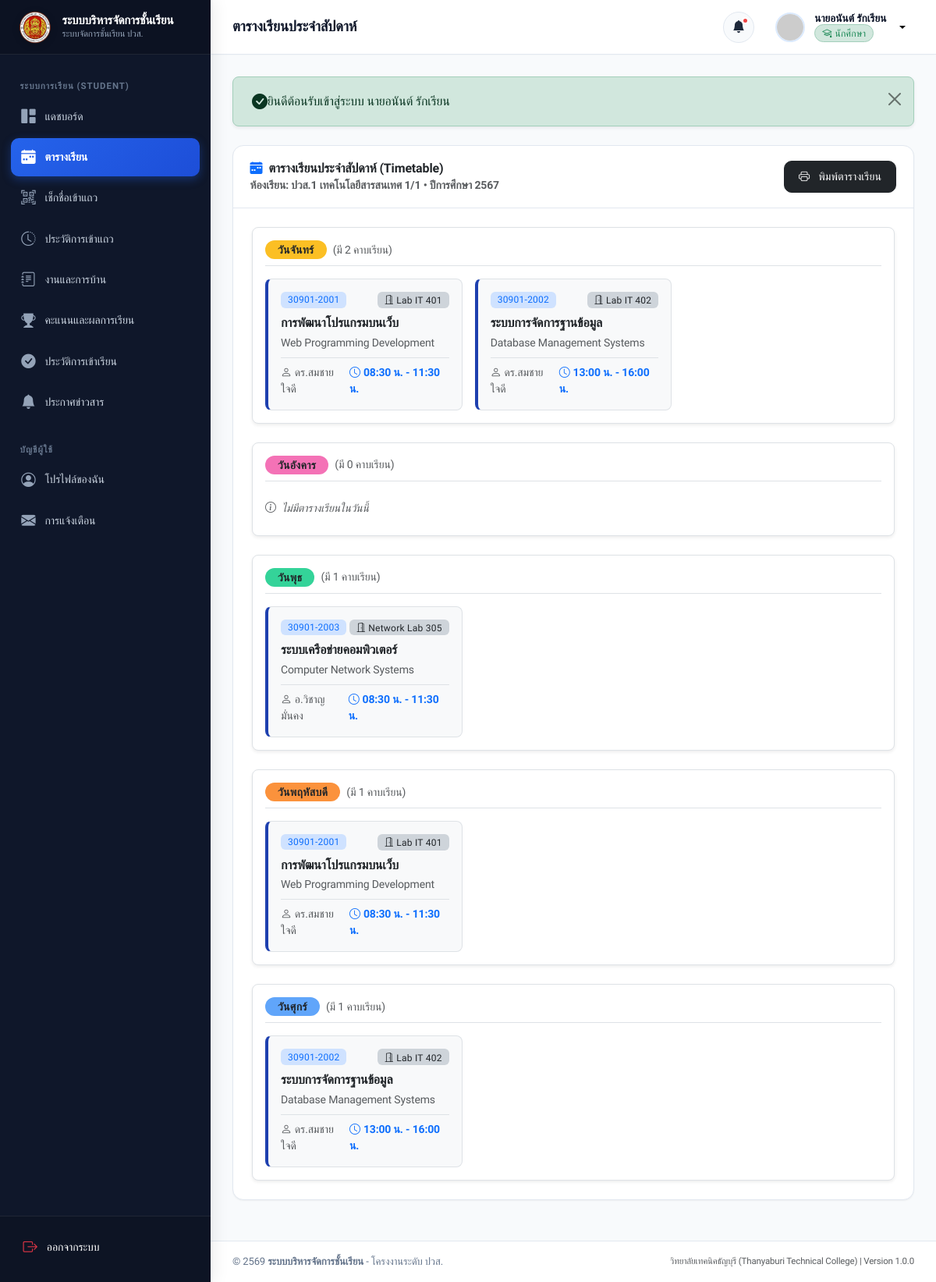
The app's page /student/schedule.php (signed in) with its own data.
### tables this page shows
CREATE TABLE `classrooms` (
  `id` INT AUTO_INCREMENT PRIMARY KEY,
  `name` VARCHAR(100) NOT NULL,
  `level` VARCHAR(20) NOT NULL,
  `department` VARCHAR(100) NOT NULL DEFAULT 'แผนกวิชาเทคโนโลยีสารสนเทศ',
  `academic_year` VARCHAR(10) NOT NULL DEFAULT '2567',
  `homeroom_teacher_id` INT DEFAULT NULL,
  `description` VARCHAR(255) DEFAULT NULL,
  `created_at` DATETIME NOT NULL DEFAULT CURRENT_TIMESTAMP,
  `updated_at` DATETIME NOT NULL DEFAULT CURRENT_TIMESTAMP ON UPDATE CURRENT_TIMESTAMP
);

CREATE TABLE `schedules` (
  `id` INT AUTO_INCREMENT PRIMARY KEY,
  `subject_id` INT NOT NULL,
  `classroom_id` INT NOT NULL,
  `day_of_week` TINYINT NOT NULL COMMENT '1=จันทร์, 2=อังคาร, 3=พุธ, 4=พฤหัสบดี, 5=ศุกร์',
  `start_time` TIME NOT NULL,
  `end_time` TIME NOT NULL,
  `room_number` VARCHAR(50) NOT NULL,
  `created_at` DATETIME NOT NULL DEFAULT CURRENT_TIMESTAMP,
  `updated_at` DATETIME NOT NULL DEFAULT CURRENT_TIMESTAMP ON UPDATE CURRENT_TIMESTAMP,
  CONSTRAINT `fk_schedules_subject` FOREIGN KEY (`subject_id`) REFERENCES `subjects` (`id`) ON DELETE CASCADE,
  CONSTRAINT `fk_schedules_classroom` FOREIGN KEY (`classroom_id`) REFERENCES `classrooms` (`id`) ON DELETE CASCADE,
  INDEX `idx_schedules_day` (`day_of_week`)
);

CREATE TABLE `subjects` (
  `id` INT AUTO_INCREMENT PRIMARY KEY,
  `subject_code` VARCHAR(20) NOT NULL,
  `name_th` VARCHAR(100) NOT NULL,
  `name_en` VARCHAR(100) DEFAULT NULL,
  `credits` DECIMAL(3,1) NOT NULL DEFAULT 3.0,
  `description` TEXT DEFAULT NULL,
  `teacher_id` INT NOT NULL,
  `classroom_id` INT NOT NULL,
  `term` VARCHAR(10) NOT NULL DEFAULT '1',
  `academic_year` VARCHAR(10) NOT NULL DEFAULT '2567',
  `created_at` DATETIME NOT NULL DEFAULT CURRENT_TIMESTAMP,
  `updated_at` DATETIME NOT NULL DEFAULT CURRENT_TIMESTAMP ON UPDATE CURRENT_TIMESTAMP,
  CONSTRAINT `fk_subjects_teacher` FOREIGN KEY (`teacher_id`) REFERENCES `teachers` (`id`) ON DELETE CASCADE,
  CONSTRAINT `fk_subjects_classroom` FOREIGN KEY (`classroom_id`) REFERENCES `classrooms` (`id`) ON DELETE CASCADE,
  INDEX `idx_subjects_code` (`subject_code`)
);

CREATE TABLE `users` (
  `id` INT AUTO_INCREMENT PRIMARY KEY,
  `username` VARCHAR(50) NOT NULL UNIQUE,
  `password` VARCHAR(255) NOT NULL,
  `role` ENUM('admin', 'teacher', 'student') NOT NULL DEFAULT 'student',
  `email` VARCHAR(100) NOT NULL UNIQUE,
  `full_name` VARCHAR(100) NOT NULL,
  `phone` VARCHAR(20) DEFAULT NULL,
  `avatar` VARCHAR(255) DEFAULT NULL,
  `status` ENUM('active', 'inactive') NOT NULL DEFAULT 'active',
  `created_at` DATETIME NOT NULL DEFAULT CURRENT_TIMESTAMP,
  `updated_at` DATETIME NOT NULL DEFAULT CURRENT_TIMESTAMP ON UPDATE CURRENT_TIMESTAMP,
  INDEX `idx_users_role` (`role`),
  INDEX `idx_users_status` (`status`)
);

### student/schedule.php (the view, shortened to what this page needs)
<?php
require_once __DIR__ . '/../includes/auth.php';
require_once __DIR__ . '/../includes/functions.php';
$currentUser = getCurrentUser();
$classroomId = $currentUser['classroom_id'] ?? 0;
try {
    $stmtClass = $pdo->prepare("SELECT * FROM classrooms WHERE id = ?");
    $stmtClass->execute([$classroomId]);
    $classroom = $stmtClass->fetch();
    $stmtSched = $pdo->prepare("
        SELECT sc.*, s.subject_code, s.name_th as subject_name, s.name_en, s.credits,
               u.full_name as teacher_name
        FROM schedules sc
        JOIN subjects s ON sc.subject_id = s.id
        JOIN teachers t ON s.teacher_id = t.id
        JOIN users u ON t.user_id = u.id
        WHERE sc.classroom_id = ?
        ORDER BY sc.day_of_week ASC, sc.start_time ASC
    ");
    $stmtSched->execute([$classroomId]);
    $allSchedules = $stmtSched->fetchAll();
    $groupedByDay = [
        1 => ['name' => 'วันจันทร์',    'color' => '#fbbf24', 'classes' => []],
        2 => ['name' => 'วันอังคาร',    'color' => '#f472b6', 'classes' => []],
        3 => ['name' => 'วันพุธ',      'color' => '#34d399', 'classes' => []],
        4 => ['name' => 'วันพฤหัสบดี', 'color' => '#fb923c', 'classes' => []],
        5 => ['name' => 'วันศุกร์',     'color' => '#60a5fa', 'classes' => []]
    ];
    foreach ($allSchedules as $sc) {
        $day = (int)$sc['day_of_week'];
        if (isset($groupedByDay[$day])) {
            $groupedByDay[$day]['classes'][] = $sc;
        }
    }
} catch (PDOException $e) {
    $dbError = $e->getMessage();
}
require_once __DIR__ . '/../includes/header.php';
require_once __DIR__ . '/../includes/sidebar.php';
require_once __DIR__ . '/../includes/navbar.php';
?>
<div class="card mb-4">
    <div class="card-header flex-column flex-md-row gap-3 align-items-start align-items-md-center">
        <div>
            <h5 class="card-title mb-0"><i class="bi bi-calendar-week-fill text-primary"></i> ตารางเรียนประจำสัปดาห์ (Timetable)</h5>
            <div class="small text-muted">ห้องเรียน: <strong><?= htmlspecialchars($classroom['name'] ?? '-') ?></strong> &bull; ปีการศึกษา 2567</div>
        </div>
        <div class="no-print">
            <button type="button" class="btn btn-dark btn-sm" onclick="printReport()">
                <i class="bi bi-printer me-1"></i> พิมพ์ตารางเรียน
            </button>
        </div>
    </div>
    <div class="card-body p-4">
        <div class="row g-4">
            <?php foreach ($groupedByDay as $dayNum => $dayData): ?>
                <div class="col-12">
                    <div class="border rounded-3 p-3 bg-white shadow-sm">
                        <div class="d-flex align-items-center justify-content-between mb-3 pb-2 border-bottom">
                            <div class="d-flex align-items-center gap-2">
                                <span class="badge px-3 py-1.5 rounded-pill text-dark fw-bold" style="background-color: <?= $dayData['color'] ?>; font-size: 0.88rem;">
                                    <?= $dayData['name'] ?>
                                </span>
                                <span class="small text-muted">(มี <?= count($dayData['classes']) ?> คาบเรียน)</span>
                            </div>
                        </div>
                        <?php if (empty($dayData['classes'])): ?>
                            <div class="text-muted small py-2 fst-italic">
                                <i class="bi bi-info-circle me-1"></i> ไม่มีตารางเรียนในวันนี้
                            </div>
                        <?php else: ?>
                            <div class="row g-3">
                                <?php foreach ($dayData['classes'] as $cls): ?>
                                    <div class="col-md-6 col-lg-4">
                                        <div class="p-3 rounded-3 border bg-light h-100 position-relative" style="border-left: 4px solid var(--primary) !important;">
                                            <div class="d-flex justify-content-between align-items-start mb-2">
                                                <span class="badge bg-primary-subtle text-primary"><?= htmlspecialchars($cls['subject_code']) ?></span>
                                                <span class="badge bg-dark-subtle text-dark">
                                                    <i class="bi bi-door-open me-0.5"></i> <?= htmlspecialchars($cls['room_number']) ?>
                                                </span>
                                            </div>
                                            <h6 class="fw-bold text-dark mb-1"><?= htmlspecialchars($cls['subject_name']) ?></h6>
                                            <div class="small text-muted mb-2"><?= htmlspecialchars($cls['name_en'] ?? '') ?></div>
                                            <div class="d-flex justify-content-between align-items-center pt-2 border-top small text-muted">
                                                <div><i class="bi bi-person me-1"></i><?= htmlspecialchars($cls['teacher_name']) ?></div>
                                                <div class="fw-semibold text-primary">
                                                    <i class="bi bi-clock me-1"></i><?= formatTime($cls['start_time']) ?> - <?= formatTime($cls['end_time']) ?>
                                                </div>
                                            </div>
                                        </div>
                                    </div>
                                <?php endforeach; ?>
                            </div>
                        <?php endif; ?>
                    </div>
                </div>
            <?php endforeach; ?>
        </div>
    </div>
</div>
<?php require_once __DIR__ . '/../includes/footer.php'; ?>

### assets/css/style.css (style rules this page uses)
:root { --primary: #1e40af; --primary-hover: #1d4ed8; --primary-light: #eff6ff; --primary-rgb: 30, 64, 175; --secondary: #475569; --accent: #3b82f6; --accent-light: #dbeafe; --success: #10b981; --success-light: #ecfdf5; --warning: #f59e0b; --warning-light: #fffbeb; --danger: #ef4444; --danger-light: #fef2f2; --info: #06b6d4; --info-light: #ecfeff; --dark: #0f172a; --dark-surface: #1e293b; --light-bg: #f8fafc; --card-bg: #ffffff; --border-color: #e2e8f0; --border-focus: #93c5fd; --text-main: #1e293b; --text-muted: #64748b; --text-light: #94a3b8; --sidebar-width: 270px; --topbar-height: 70px; --radius-sm: 0.375rem; --radius-md: 0.625rem; --radius-lg: 0.875rem; --radius-xl: 1.25rem; --shadow-sm: 0 1px 2px 0 rgb(0 0 0 / 0.05); --shadow-md: 0 4px 6px -1px rgb(0 0 0 / 0.07), 0 2px 4px -2px rgb(0 0 0 / 0.05); --shadow-lg: 0 10px 15px -3px rgb(0 0 0 / 0.08), 0 4px 6px -4px rgb(0 0 0 / 0.04); --shadow-xl: 0 20px 25px -5px rgb(0 0 0 / 0.1), 0 8px 10px -6px rgb(0 0 0 / 0.05); --transition: all 0.2s cubic-bezier(0.4, 0, 0.2, 1); }
* { box-sizing: border-box; }
body { font-family: 'Prompt', -apple-system, BlinkMacSystemFont, 'Segoe UI', Roboto, sans-serif; background-color: var(--light-bg); color: var(--text-main); min-height: 100vh; margin: 0; display: flex; flex-direction: column; overflow-x: hidden; letter-spacing: -0.01em; }
h1, h2, h3, h4, h5, h6 { color: var(--dark); font-weight: 600; line-height: 1.35; }
.card { background-color: var(--card-bg); border: 1px solid var(--border-color); border-radius: var(--radius-lg); box-shadow: var(--shadow-sm); transition: var(--transition); margin-bottom: 1.5rem; }
.card-header { background-color: transparent; border-bottom: 1px solid var(--border-color); padding: 1.15rem 1.35rem; display: flex; align-items: center; justify-content: space-between; font-weight: 600; }
.card-header .card-title { margin: 0; font-size: 1rem; font-weight: 600; display: flex; align-items: center; gap: 0.5rem; }
.card-body { padding: 1.35rem; }
.btn { font-family: inherit; font-weight: 500; padding: 0.55rem 1.15rem; border-radius: var(--radius-md); transition: var(--transition); display: inline-flex; align-items: center; justify-content: center; gap: 0.45rem; font-size: 0.88rem; }
.badge { font-weight: 500; font-size: 0.75rem; padding: 0.35em 0.75em; letter-spacing: 0.02em; }

### records on screen
classrooms: name "ปวส.1 เทคโนโลยีสารสนเทศ 1/1"
schedules: subject.subject_code "30901-2001", room_number "Lab IT 401", subject.name_th "การพัฒนาโปรแกรมบนเว็บ", subject.name_en "Web Programming Development", users.full_name "ดร.สมชาย ใจดี", start_time "08:30 น.", end_time "11:30 น."
schedules: subject.subject_code "30901-2002", room_number "Lab IT 402", subject.name_th "ระบบการจัดการฐานข้อมูล", subject.name_en "Database Management Systems", users.full_name "ดร.สมชาย ใจดี", start_time "13:00 น.", end_time "16:00 น."
schedules: subject.subject_code "30901-2003", room_number "Network Lab 305", subject.name_th "ระบบเครือข่ายคอมพิวเตอร์", subject.name_en "Computer Network Systems", users.full_name "อ.วิชาญ มั่นคง", start_time "08:30 น.", end_time "11:30 น."
schedules: subject.subject_code "30901-2001", room_number "Lab IT 401", subject.name_th "การพัฒนาโปรแกรมบนเว็บ", subject.name_en "Web Programming Development", users.full_name "ดร.สมชาย ใจดี", start_time "08:30 น.", end_time "11:30 น."
schedules: subject.subject_code "30901-2002", room_number "Lab IT 402", subject.name_th "ระบบการจัดการฐานข้อมูล", subject.name_en "Database Management Systems", users.full_name "ดร.สมชาย ใจดี", start_time "13:00 น.", end_time "16:00 น."

### other values on screen
APP_NAME "ระบบบริหารจัดการชั้นเรียน"
$pageTitle "ตารางเรียนประจำสัปดาห์"
$currentUser['full_name'] "นายอนันต์ รักเรียน"
$msg "ยินดีต้อนรับเข้าสู่ระบบ นายอนันต์ รักเรียน"
$dayData['name'] "วันจันทร์"
count($dayData['classes']) "2"
$dayData['name'] "วันอังคาร"
count($dayData['classes']) "0"
$dayData['name'] "วันพุธ"
count($dayData['classes']) "1"
$dayData['name'] "วันพฤหัสบดี"
$dayData['name'] "วันศุกร์"
APP_SUBTITLE "วิทยาลัยเทคนิคธัญบุรี (Thanyaburi Technical College)"
APP_VERSION "1.0.0"
